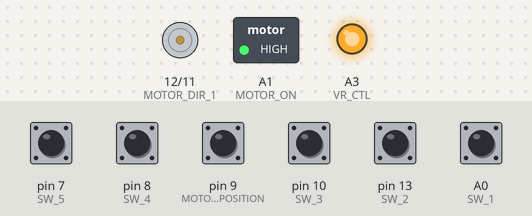
A sketch run on a simulated Arduino Uno, built with avr-gcc and run on an emulated ATmega328P. Shown: motor-driver pin pairs drawn as motors (green arrow = first pin HIGH = forward, orange = second pin HIGH = backward, longer = more drive), switched loads named in the sketch (green lamp = pin HIGH), output pins drawn as LEDs (lit = HIGH). The inputs (shaded band) are chosen by the test bench; at power-on: A0 (SW_1), pin 7 (SW_5), pin 8 (SW_4), pin 9 (MOTOR_POSITION), pin 10 (SW_3), pin 13 (SW_2) HIGH.

Above: at 1.2 s.
1.3 s: pin 13 (SW_2) pulled LOW for 0.15 s
At 1.38 s:
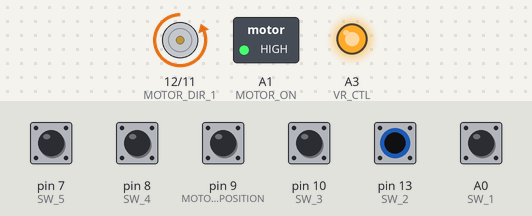
2.9 s: A0 (SW_1) pulled LOW for 0.15 s
At 2.97 s:
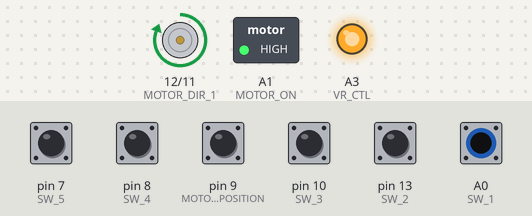
Timing chart, 0 to 5.9 s (numbered marks = the images above; inputs shaded):
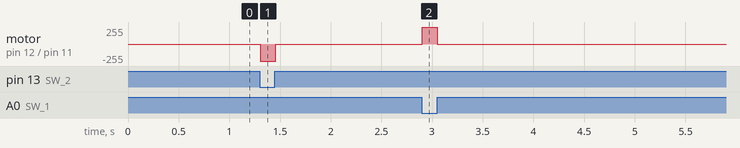

Measured:
- after the input at 1.3 s, motor on pin 12 (MOTOR_DIR_1) / pin 11 (MOTOR_DIR_2): stopped → backward 255/255 at once, → stopped 0.15 s later
- after the input at 2.9 s, motor on pin 12 (MOTOR_DIR_1) / pin 11 (MOTOR_DIR_2): stopped → forward 255/255 at once, → stopped 0.15 s later

The sketch:

MotorTest.ino
```cpp
int SW_1 = A0;
int SW_2 = 13;
int SW_3 = 10;
int SW_4 = 8;
int SW_5 = 7;
int MOTOR_POSITION = 9 ;
int MOTOR_ON  = A1;

int MOTOR_DIR_2 = 11;
int MOTOR_DIR_1 = 12;
int VR_CTL = A3;

void setup() {
  pinMode(SW_1 , INPUT_PULLUP);
  pinMode(SW_2 , INPUT_PULLUP);
  pinMode(SW_3 , INPUT_PULLUP);
  pinMode(SW_4 , INPUT_PULLUP);
  pinMode(SW_5 , INPUT_PULLUP);
  pinMode(MOTOR_POSITION , INPUT_PULLUP);

  pinMode(MOTOR_ON, OUTPUT);
  pinMode(MOTOR_DIR_1, OUTPUT);
  pinMode(MOTOR_DIR_2, OUTPUT);
  pinMode(VR_CTL, OUTPUT);

  digitalWrite(MOTOR_DIR_1, LOW);
  digitalWrite(MOTOR_DIR_2, LOW);
  digitalWrite(VR_CTL, HIGH);
  digitalWrite(MOTOR_ON, HIGH);

  Serial.begin(9600);
}

void loop() {
  int sw_1 = digitalRead(SW_1);
  int sw_2 = digitalRead(SW_2);
  int sw_3 = digitalRead(SW_3);
  int sw_4 = digitalRead(SW_4);
  int sw_5 = digitalRead(SW_5);
  int motor_positin = digitalRead(MOTOR_POSITION);

  if (sw_1 == LOW) {
     digitalWrite(MOTOR_DIR_1, HIGH);
  } else {
     digitalWrite(MOTOR_DIR_1, LOW);
  }
  if (sw_2 == LOW) {
     digitalWrite(MOTOR_DIR_2, HIGH);
  } else {
     digitalWrite(MOTOR_DIR_2, LOW);
  }
  if (sw_3 == LOW) {
    Serial.println("sw_3");
  }
  if (sw_4 == LOW) {
    Serial.println("sw_4");
  }
  if (sw_5 == LOW) {
    Serial.println("sw_5");
  }
  if (motor_positin == LOW) {
    Serial.println("motor_positin");
  }
  delay(10);
}
```
